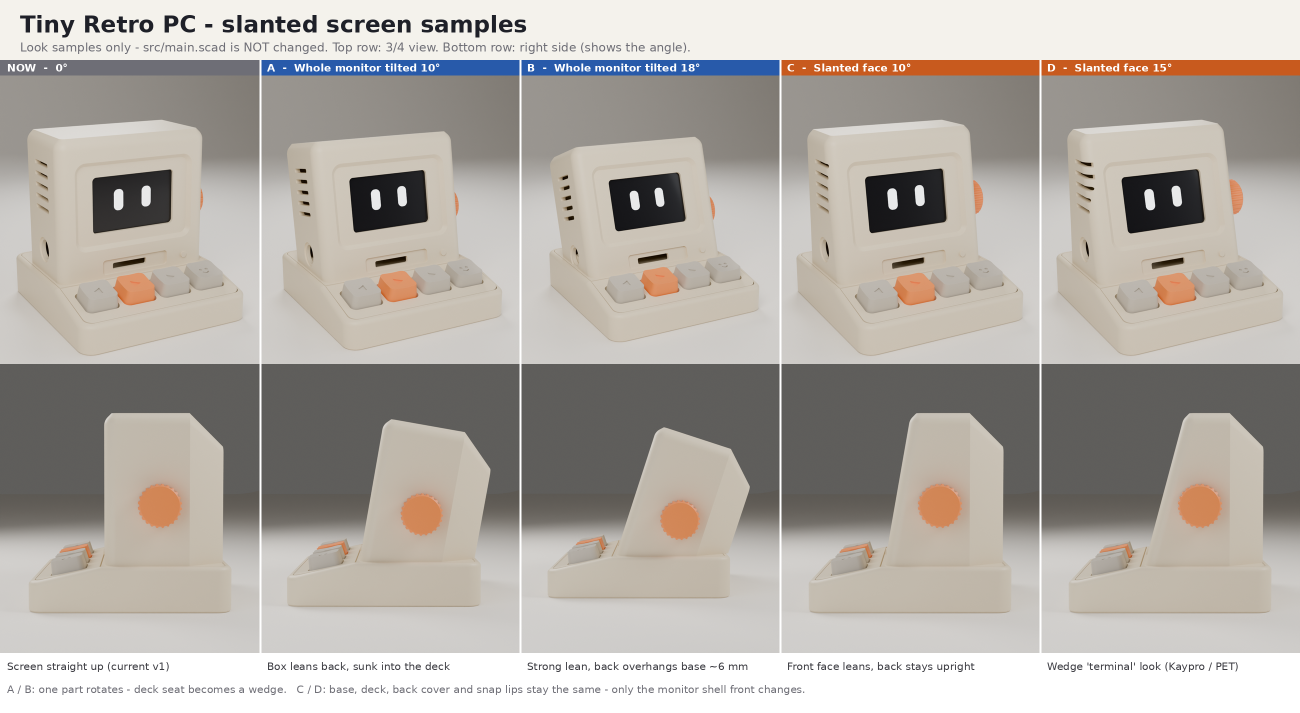
#> input picture music_player/proposal/retro_pc_tilt_samples.png, 2600 x 1426 px, given in place of r4_10_front.png, which was not available (shown at 1/2 size)
$ python sheet_r4.py ../proposal
#> lines starting #> are read from the running program, lines starting #| are printed output that depends on the picture
# Compose the round-4 proposal sheet from the Blender renders in previews/.
import sys
from PIL import Image, ImageDraw, ImageFont, ImageChops
base = sys.argv[1]
F = "/usr/share/fonts/truetype/dejavu/"
fb = lambda s: ImageFont.truetype(F + "DejaVuSans-Bold.ttf", s)
fr = lambda s: ImageFont.truetype(F + "DejaVuSans.ttf", s)
BG, INK, GREY = (247, 245, 241), (34, 36, 46), (110, 110, 118)
ACC = {10: (226, 96, 76), 11: (222, 112, 132), 12: (232, 118, 40)}
W, colw, top, imgh = 2700, 900, 150, 1125
S = Image.new("RGB", (W, top + imgh + 520), BG); d = ImageDraw.Draw(S)
#> after `S = Image.new('RGB', (W, top + imgh + 520), BG)`:
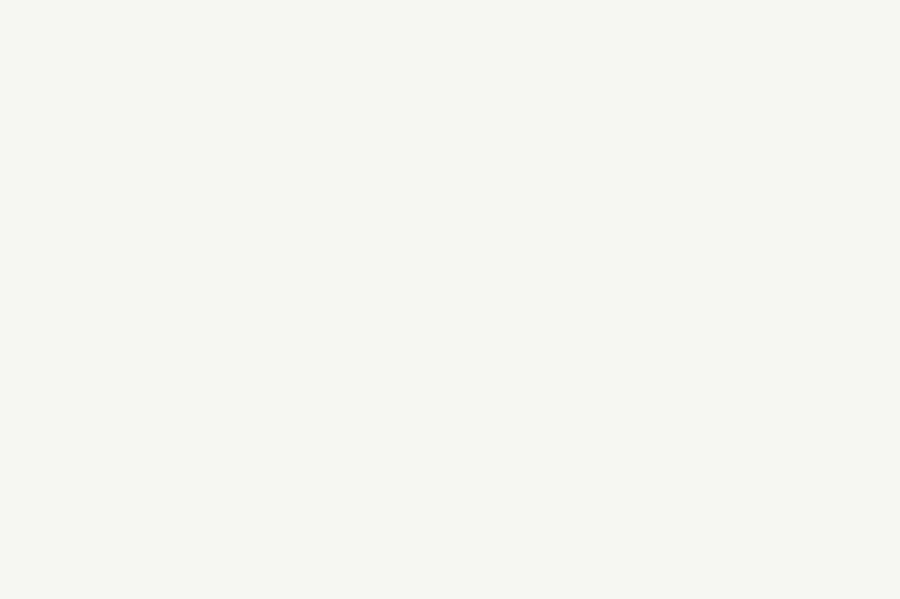
#> S: PIL image 2700x1795 RGB (shown at 1/3 size); mean R, G, B 247, 245, 241
d.text((50, 36), "Music player - round 4 (after R&D): one hero element, 2 colours, honest OLED face", font=fb(44), fill=INK)
d.text((50, 96), "Blender renders at true relative size. Parts: 1.3\" OLED, ESP32-C3, YX6300 (microSD + 3.5 mm), TP4056 + Li-Po, TTP223, switch", font=fr(26), fill=GREY)
info = {
 10: ("J  Pocket Walkman", "54 x 94 x 16 mm  |  pocket, headphones",
      ["Hero: big coral dial (EC11 encoder)", "turn = volume, press = play / pause", "nubbed side rocker = prev / next", "slide switch shows a coral ON flag", "belt clip on the back"],
      "top: 3.5 mm jack + lanyard | left: microSD | bottom: USB-C", "+ 1 EC11 rotary encoder"),
 11: ("K  Mochi Pebble", "66 x 34 x 57 mm  |  desk / hand, headphones",
      ["Hero: the soft mochi shape itself", "pat its head (TTP223) = play / pause", "3 beads = prev / play / next", "pink base = battery lid", "tiny moulded bear-ear nubs"],
      "back: 3.5 mm jack, microSD, USB-C", "+ 3 small tact switches"),
 12: ("L  Tiny Retro PC", "60 x 66 x 60 mm  |  desk, headphones",
      ["Hero: 4 chunky printed keycaps", "prev / PLAY / next / face-mode", "microSD lives in the 'floppy' drive bay", "orange knob = volume (EC11)", "CRT-style bezel + side vents"],
      "back: 3.5 mm jack, USB-C | front bay: microSD", "+ 4 tact switches + EC11"),
}
for i, k in enumerate((10, 11, 12)):
    x0 = i * colw
    im = Image.open(f"{base}/r4_{k}_front.png").convert("RGB").resize((900, 1125), Image.LANCZOS)
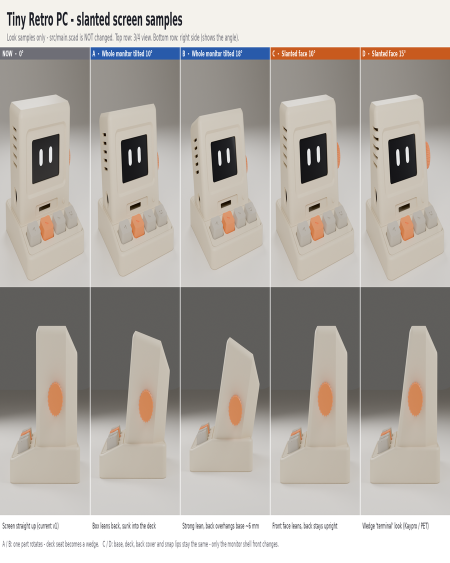
#> im: PIL image 900x1125 RGB (shown at 1/2 size); mean R, G, B 177.8, 172.3, 165.9
    S.paste(im, (x0, top))
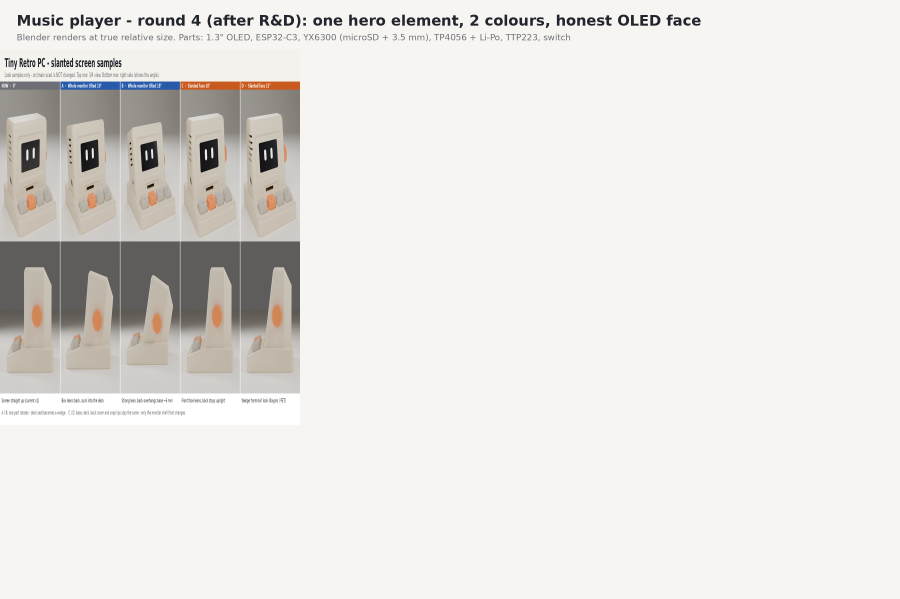
#> S: PIL image 2700x1795 RGB (shown at 1/3 size); mean R, G, B 231.2, 228.5, 224.1
    bk = Image.open(f"{base}/r4_{k}_back.png").convert("RGB").resize((240, 300), Image.LANCZOS)
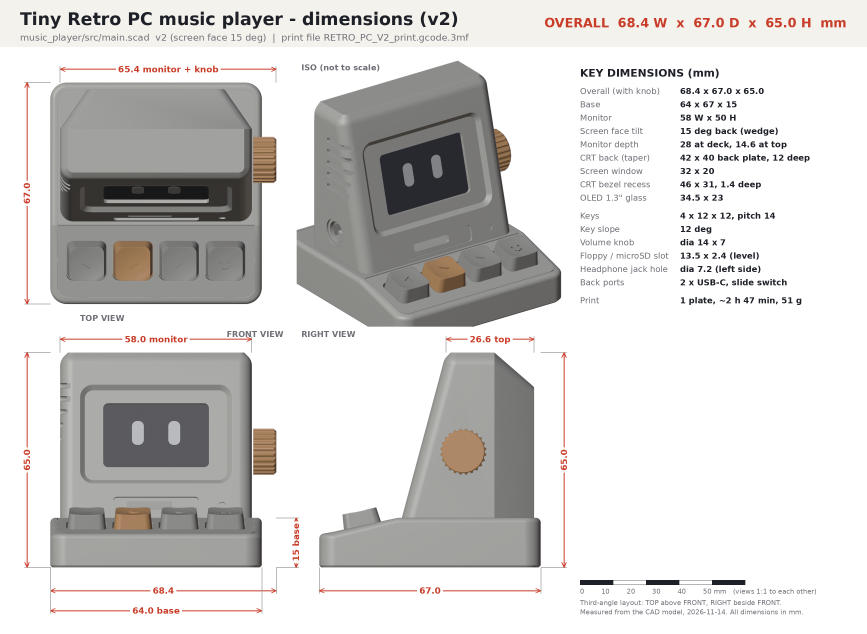
#> input picture music_player/proposal/retro_pc_dimensions.png, 2600 x 1900 px, given in place of r4_10_back.png, which was not available (shown at 1/3 size)
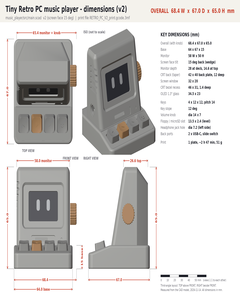
#> bk: PIL image 240x300 RGB; mean R, G, B 213.4, 211.8, 210.5
    S.paste(bk, (x0 + colw - 260, top + imgh + 200))
    d.rectangle([x0 + colw - 260, top + imgh + 200, x0 + colw - 21, top + imgh + 499], outline=(220, 216, 208), width=2)
    name, size, lines, ports, extra = info[k]
    y = top + imgh + 24
    d.text((x0 + 40, y), name, font=fb(54), fill=ACC[k])
    d.text((x0 + 40, y + 74), size, font=fr(26), fill=GREY)
    for j, l in enumerate(lines):
        d.text((x0 + 40, y + 124 + j * 42), l, font=fr(30), fill=INK)
#> (the run stopped early here; a loop or call above may not have finished)
